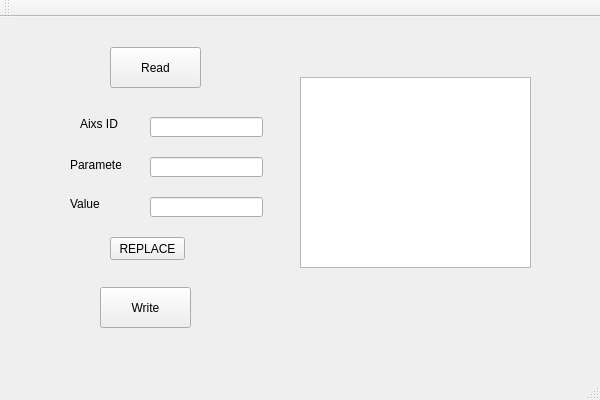
<?xml version="1.0" encoding="UTF-8"?>
<ui version="4.0">
 <class>XmlModiClass</class>
 <widget class="QMainWindow" name="XmlModiClass">
  <property name="geometry">
   <rect>
    <x>0</x>
    <y>0</y>
    <width>600</width>
    <height>400</height>
   </rect>
  </property>
  <property name="windowTitle">
   <string>XmlModi</string>
  </property>
  <widget class="QWidget" name="centralWidget">
   <widget class="QPushButton" name="pbRead">
    <property name="geometry">
     <rect>
      <x>110</x>
      <y>30</y>
      <width>91</width>
      <height>41</height>
     </rect>
    </property>
    <property name="text">
     <string>Read</string>
    </property>
   </widget>
   <widget class="QPushButton" name="pbWrite">
    <property name="geometry">
     <rect>
      <x>100</x>
      <y>270</y>
      <width>91</width>
      <height>41</height>
     </rect>
    </property>
    <property name="text">
     <string>Write</string>
    </property>
   </widget>
   <widget class="QLabel" name="label">
    <property name="geometry">
     <rect>
      <x>80</x>
      <y>100</y>
      <width>47</width>
      <height>13</height>
     </rect>
    </property>
    <property name="text">
     <string>Aixs ID</string>
    </property>
   </widget>
   <widget class="QLabel" name="label_2">
    <property name="geometry">
     <rect>
      <x>70</x>
      <y>140</y>
      <width>51</width>
      <height>16</height>
     </rect>
    </property>
    <property name="text">
     <string>Parameter</string>
    </property>
   </widget>
   <widget class="QLabel" name="label_3">
    <property name="geometry">
     <rect>
      <x>70</x>
      <y>180</y>
      <width>47</width>
      <height>13</height>
     </rect>
    </property>
    <property name="text">
     <string>Value</string>
    </property>
   </widget>
   <widget class="QLineEdit" name="readA">
    <property name="geometry">
     <rect>
      <x>150</x>
      <y>100</y>
      <width>113</width>
      <height>20</height>
     </rect>
    </property>
   </widget>
   <widget class="QLineEdit" name="readP">
    <property name="geometry">
     <rect>
      <x>150</x>
      <y>140</y>
      <width>113</width>
      <height>20</height>
     </rect>
    </property>
   </widget>
   <widget class="QLineEdit" name="readV">
    <property name="geometry">
     <rect>
      <x>150</x>
      <y>180</y>
      <width>113</width>
      <height>20</height>
     </rect>
    </property>
   </widget>
   <widget class="QPlainTextEdit" name="plainTextEdit">
    <property name="geometry">
     <rect>
      <x>300</x>
      <y>60</y>
      <width>231</width>
      <height>191</height>
     </rect>
    </property>
   </widget>
   <widget class="QPushButton" name="pbReplace">
    <property name="geometry">
     <rect>
      <x>110</x>
      <y>220</y>
      <width>75</width>
      <height>23</height>
     </rect>
    </property>
    <property name="text">
     <string>REPLACE</string>
    </property>
   </widget>
  </widget>
  <widget class="QMenuBar" name="menuBar">
   <property name="geometry">
    <rect>
     <x>0</x>
     <y>0</y>
     <width>600</width>
     <height>21</height>
    </rect>
   </property>
  </widget>
  <widget class="QToolBar" name="mainToolBar">
   <attribute name="toolBarArea">
    <enum>TopToolBarArea</enum>
   </attribute>
   <attribute name="toolBarBreak">
    <bool>false</bool>
   </attribute>
  </widget>
  <widget class="QStatusBar" name="statusBar"/>
 </widget>
 <layoutdefault spacing="6" margin="11"/>
 <resources>
  <include location="XmlModi.qrc"/>
 </resources>
 <connections/>
</ui>
